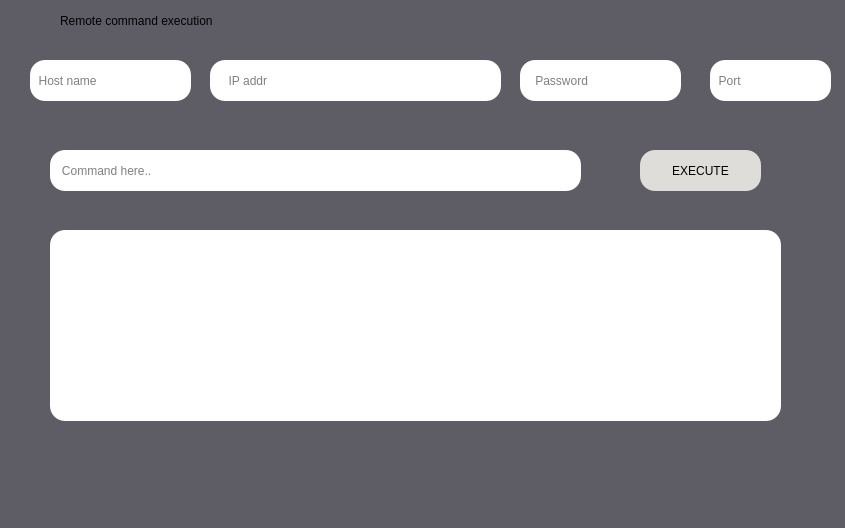
<?xml version="1.0" encoding="UTF-8"?>
<ui version="4.0">
 <class>Dialog</class>
 <widget class="QDialog" name="Dialog">
  <property name="geometry">
   <rect>
    <x>0</x>
    <y>0</y>
    <width>845</width>
    <height>528</height>
   </rect>
  </property>
  <property name="windowTitle">
   <string>Dialog</string>
  </property>
  <property name="styleSheet">
   <string notr="true">font: 75 bold 14pt &quot;Ubuntu Condensed&quot;;
background-color: rgb(94, 92, 100);

</string>
  </property>
  <widget class="QLineEdit" name="le1">
   <property name="geometry">
    <rect>
     <x>30</x>
     <y>60</y>
     <width>161</width>
     <height>41</height>
    </rect>
   </property>
   <property name="styleSheet">
    <string notr="true">background-color:rgb(255, 255, 255);
border-radius: 15px;
</string>
   </property>
   <property name="placeholderText">
    <string>  Host name</string>
   </property>
  </widget>
  <widget class="QLineEdit" name="le2">
   <property name="geometry">
    <rect>
     <x>210</x>
     <y>60</y>
     <width>291</width>
     <height>41</height>
    </rect>
   </property>
   <property name="styleSheet">
    <string notr="true">background-color:rgb(255, 255, 255);
border-radius: 15px;
</string>
   </property>
   <property name="placeholderText">
    <string>     IP addr</string>
   </property>
  </widget>
  <widget class="QLineEdit" name="le3">
   <property name="geometry">
    <rect>
     <x>520</x>
     <y>60</y>
     <width>161</width>
     <height>41</height>
    </rect>
   </property>
   <property name="styleSheet">
    <string notr="true">background-color:rgb(255, 255, 255);
border-radius: 15px;
</string>
   </property>
   <property name="placeholderText">
    <string>    Password</string>
   </property>
  </widget>
  <widget class="QLineEdit" name="cmd">
   <property name="geometry">
    <rect>
     <x>50</x>
     <y>150</y>
     <width>531</width>
     <height>41</height>
    </rect>
   </property>
   <property name="styleSheet">
    <string notr="true">background-color:rgb(255, 255, 255);
border-radius: 15px;
</string>
   </property>
   <property name="placeholderText">
    <string>   Command here..</string>
   </property>
  </widget>
  <widget class="QPushButton" name="excu">
   <property name="geometry">
    <rect>
     <x>640</x>
     <y>150</y>
     <width>121</width>
     <height>41</height>
    </rect>
   </property>
   <property name="styleSheet">
    <string notr="true">background-color:rgb(222, 221, 218);
border-radius: 15px;
</string>
   </property>
   <property name="text">
    <string>EXECUTE</string>
   </property>
  </widget>
  <widget class="QTextEdit" name="textEdit">
   <property name="geometry">
    <rect>
     <x>50</x>
     <y>230</y>
     <width>731</width>
     <height>191</height>
    </rect>
   </property>
   <property name="styleSheet">
    <string notr="true">background-color:rgb(255, 255, 255);
border-radius: 15px;
</string>
   </property>
   <property name="html">
    <string>&lt;!DOCTYPE HTML PUBLIC &quot;-//W3C//DTD HTML 4.0//EN&quot; &quot;http://www.w3.org/TR/REC-html40/strict.dtd&quot;&gt;
&lt;html&gt;&lt;head&gt;&lt;meta name=&quot;qrichtext&quot; content=&quot;1&quot; /&gt;&lt;style type=&quot;text/css&quot;&gt;
p, li { white-space: pre-wrap; }
&lt;/style&gt;&lt;/head&gt;&lt;body style=&quot; font-family:'Ubuntu Condensed'; font-size:14pt; font-weight:600; font-style:normal;&quot;&gt;
&lt;p style=&quot;-qt-paragraph-type:empty; margin-top:0px; margin-bottom:0px; margin-left:0px; margin-right:0px; -qt-block-indent:0; text-indent:0px; font-family:'Ubuntu'; font-size:11pt; font-weight:400;&quot;&gt;&lt;br /&gt;&lt;/p&gt;
&lt;p style=&quot;-qt-paragraph-type:empty; margin-top:0px; margin-bottom:0px; margin-left:0px; margin-right:0px; -qt-block-indent:0; text-indent:0px; font-family:'Ubuntu'; font-size:11pt; font-weight:400;&quot;&gt;&lt;br /&gt;&lt;/p&gt;&lt;/body&gt;&lt;/html&gt;</string>
   </property>
  </widget>
  <widget class="QLabel" name="label">
   <property name="geometry">
    <rect>
     <x>60</x>
     <y>10</y>
     <width>211</width>
     <height>21</height>
    </rect>
   </property>
   <property name="text">
    <string>Remote command execution</string>
   </property>
  </widget>
  <widget class="QLineEdit" name="port">
   <property name="geometry">
    <rect>
     <x>710</x>
     <y>60</y>
     <width>121</width>
     <height>41</height>
    </rect>
   </property>
   <property name="styleSheet">
    <string notr="true">background-color:rgb(255, 255, 255);
border-radius: 15px;
</string>
   </property>
   <property name="placeholderText">
    <string>  Port</string>
   </property>
  </widget>
 </widget>
 <resources/>
 <connections/>
</ui>
